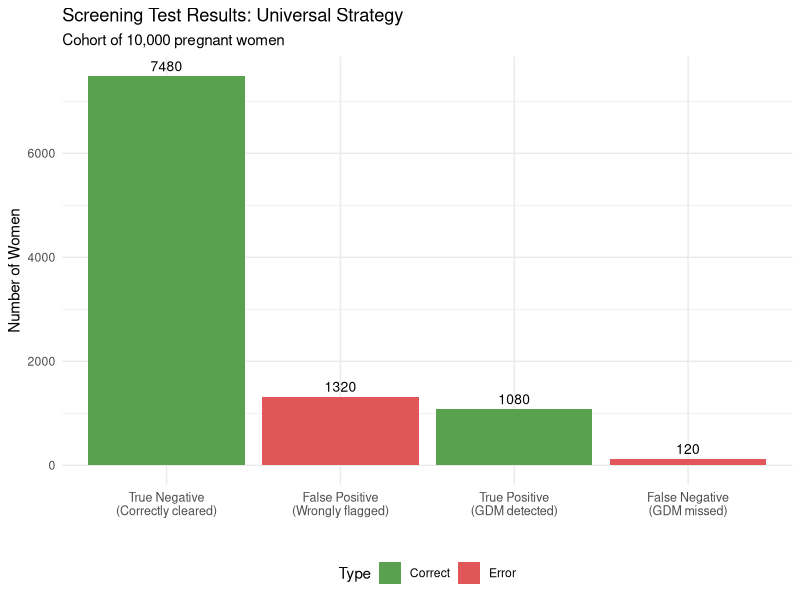
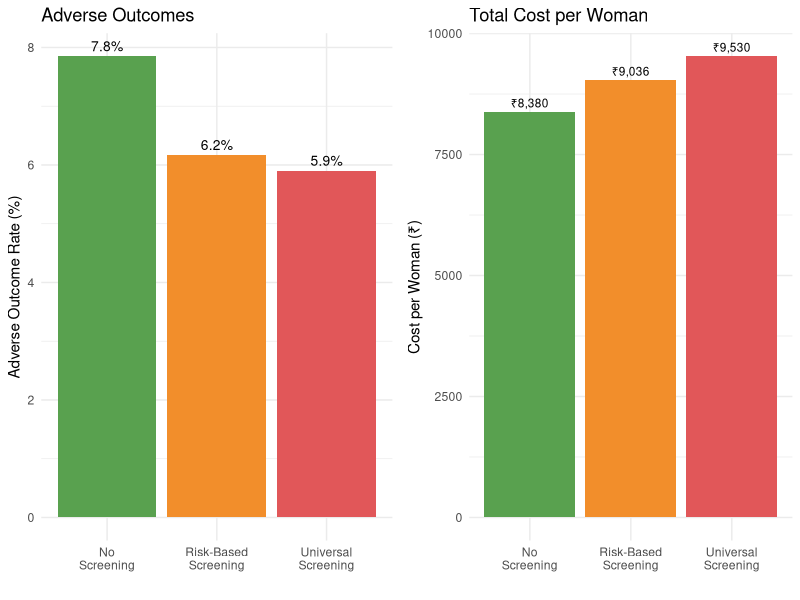
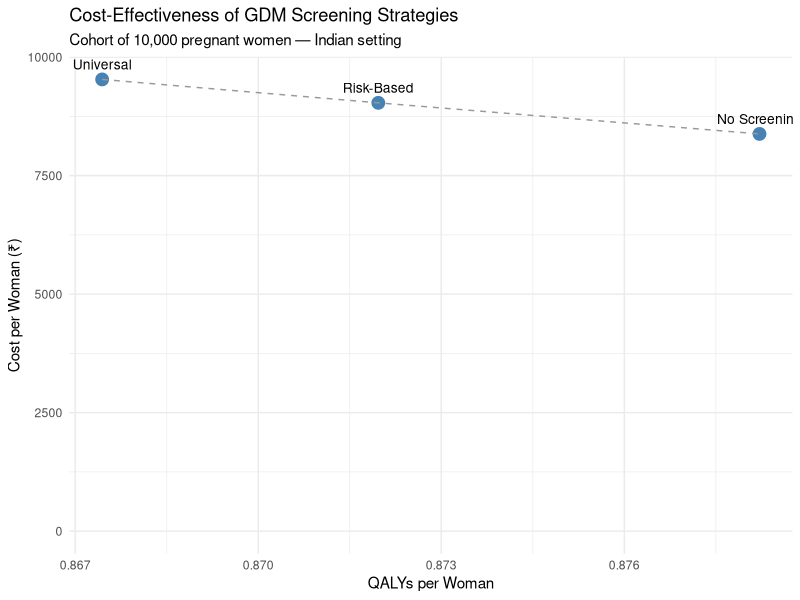

Recreate these plots in R, in order.
## ---- chunk 1
#| label: parameters
#| echo: true

# ============================================================
# MODEL PARAMETERS — Gestational Diabetes Screening in India
# ============================================================

# --- Prevalence ---
# Source: Systematic review, Behboudi-Gandevani et al. 2019;
#         National meta-analysis, Pujitha et al. 2024 (BMC Public Health)
# Indian GDM prevalence ranges 10-14.3%; we use 12% as base case
prev_gdm <- 0.12

# --- Population ---
# We model a cohort of 10,000 pregnant women
n_cohort <- 10000

# --- Risk-based screening coverage ---
# Proportion of women classified as "high risk" and offered screening
# Source: FOGSI guidelines; approximately 55-65% of Indian pregnant women
#         have at least one risk factor
prop_high_risk <- 0.60

# GDM prevalence among high-risk vs low-risk women
# Source: Sreelakshmi et al. 2015 (IJRCOG)
prev_gdm_high_risk <- 0.18
prev_gdm_low_risk  <- 0.03

# --- Test Accuracy: Fasting 75g OGTT (IADPSG criteria) ---
# Source: Defined as the reference standard; near-perfect when properly
#         conducted. We use realistic performance accounting for
#         pre-analytical errors in field conditions.
# Source: Seshiah et al. 2008; Mohan et al. 2014
sens_ogtt <- 0.90   # Sensitivity
spec_ogtt <- 0.85   # Specificity

# --- Screening Costs (₹) ---
# Source: Estimated from public hospital rates, NHM guidelines
cost_ogtt <- 250            # Cost of fasting 75g OGTT per woman
cost_risk_assessment <- 50  # Cost of risk factor assessment per woman

# --- Treatment Cost if GDM Detected (₹) ---
# Includes dietary counselling, glucose monitoring, insulin if needed
# Source: Estimated from Indian tertiary hospital data
cost_gdm_treatment <- 8000

# --- Outcome Probabilities ---
# Probability of adverse outcome (composite: macrosomia, birth injury,
# neonatal ICU admission, pre-eclampsia) if GDM is:
# Source: HAPO study (international); Indian data from Balaji et al. 2011
p_adverse_gdm_treated   <- 0.10  # GDM detected and treated
p_adverse_gdm_untreated <- 0.35  # GDM present but undetected
p_adverse_no_gdm        <- 0.05  # No GDM (background risk)

# --- Costs of Adverse Outcomes (₹) ---
# Source: Estimated from Indian NICU costs, C-section rates
cost_adverse <- 45000   # Average cost of managing adverse outcome
cost_no_adverse <- 5000 # Average cost of normal delivery

# --- Utility Weights (QALYs) ---
# Short-term utility over pregnancy and postpartum period
# Source: Moss et al. 2007 (international); adapted for Indian context
utility_adverse   <- 0.65  # QALY weight if adverse outcome
utility_no_adverse <- 0.90 # QALY weight if no adverse outcome
utility_gdm_treated <- 0.82 # QALY weight for managed GDM (reduced anxiety, monitoring burden)
## ---- chunk 2
#| label: fig-gdm-decision-tree
#| echo: true
#| fig-cap: "Decision tree structure for GDM screening strategies"
#| 
library(DiagrammeR)

grViz("
digraph gdm_tree {
  graph [rankdir=LR, bgcolor='transparent', fontname='Helvetica', nodesep=0.5]
  node [fontname='Helvetica', fontsize=10]
  D [label='Screening\nStrategy', shape=box, style='filled', fillcolor='#4e79a7', fontcolor='white', width=1.2]
  
  # Strategy nodes
  S1 [label='Universal\n Screening\n(All women get OGTT)', shape=box, style='filled,rounded', fillcolor='#59a14f', fontcolor='white']
  S2 [label='Risk-Based\n Screening\n(High-risk get OGTT)', shape=box, style='filled,rounded', fillcolor='#f28e2b', fontcolor='white']
  S3 [label='No Formal\n Screening\n(Clinical detection only)', shape=box, style='filled,rounded', fillcolor='#e15759', fontcolor='white']

  # Chance nodes for Universal
  C1 [label='GDM+\n(prev=12%)', shape=circle, style=filled, fillcolor='#d4e6f1', width=0.8, fontsize=9]
  C2 [label='GDM-\n(88%)', shape=circle, style=filled, fillcolor='#d5f5e3', width=0.8, fontsize=9]
  
  # Test results
  TP [label='Test +\n(Sens=90%)\nTreat', shape=box, style='filled,rounded', fillcolor='#aed6f1', fontsize=9]
  FN [label='Test -\n(10%)\n Missed', shape=box, style='filled,rounded', fillcolor='#f5b7b1', fontsize=9]
  FP [label='Test +\n(1-Spec=15%)\n Unnec. treat', shape=box, style='filled,rounded', fillcolor='#fdebd0', fontsize=9]
  TN [label='Test -\n(Spec=85%)\n Correctly cleared', shape=box, style='filled,rounded', fillcolor='#d5f5e3', fontsize=9]
  
  D -> S1
  D -> S2
  D -> S3

  S1 -> C1
  S1 -> C2
  
  C1 -> TP
  C1 -> FN
  C2 -> FP
  C2 -> TN}")

## ---- chunk 3
#| label: universal-screening
#| echo: true

# --- Universal Screening Strategy ---

# Total number screened
n_screened_universal <- n_cohort

# True disease status
n_gdm_true <- n_cohort * prev_gdm        # Women who truly have GDM
n_no_gdm   <- n_cohort * (1 - prev_gdm)  # Women without GDM

# Test results
true_positive  <- n_gdm_true * sens_ogtt             # GDM detected correctly
false_negative <- n_gdm_true * (1 - sens_ogtt)       # GDM missed
false_positive <- n_no_gdm * (1 - spec_ogtt)         # Wrongly flagged
true_negative  <- n_no_gdm * spec_ogtt               # Correctly cleared

cat("=== Universal Screening Results ===\n")
cat("Total screened:", n_screened_universal, "\n")
cat("True positives (GDM detected):", true_positive, "\n")
cat("False negatives (GDM missed):", false_negative, "\n")
cat("False positives (unnecessary treatment):", false_positive, "\n")
cat("True negatives (correctly cleared):", true_negative, "\n")
## ---- chunk 4
#| label: fig-test-results-universal
#| echo: true
#| fig-cap: "Distribution of screening test results — Universal Screening"

library(ggplot2)

test_results <- data.frame(
  Category = c("True Positive\n(GDM detected)", "False Negative\n(GDM missed)",
                "False Positive\n(Wrongly flagged)", "True Negative\n(Correctly cleared)"),
  Count = c(true_positive, false_negative, false_positive, true_negative),
  Type = c("Correct", "Error", "Error", "Correct")
)

ggplot(test_results, aes(x = reorder(Category, -Count), y = Count, fill = Type)) +
  geom_col() +
  geom_text(aes(label = round(Count)), vjust = -0.5, size = 3.5) +
  scale_fill_manual(values = c("Correct" = "#59a14f", "Error" = "#e15759")) +
  labs(x = "", y = "Number of Women",
       title = "Screening Test Results: Universal Strategy",
       subtitle = paste0("Cohort of ", format(n_cohort, big.mark=","), " pregnant women")) +
  theme_minimal() +
  theme(legend.position = "bottom", axis.text.x = element_text(size = 9))
## ---- chunk 5
#| label: universal-costs
#| echo: true

# --- Costs: Universal Screening ---

# Screening cost: everyone gets OGTT
cost_screening_universal <- n_cohort * cost_ogtt

# Treatment costs: true positives + false positives receive treatment
cost_treatment_universal <- (true_positive + false_positive) * cost_gdm_treatment

# Adverse outcome costs
# True positives: GDM treated → lower adverse probability
adverse_tp <- true_positive * p_adverse_gdm_treated
no_adverse_tp <- true_positive * (1 - p_adverse_gdm_treated)

# False negatives: GDM untreated → higher adverse probability
adverse_fn <- false_negative * p_adverse_gdm_untreated
no_adverse_fn <- false_negative * (1 - p_adverse_gdm_untreated)

# False positives: no GDM but treated → background adverse risk
adverse_fp <- false_positive * p_adverse_no_gdm
no_adverse_fp <- false_positive * (1 - p_adverse_no_gdm)

# True negatives: no GDM, correctly cleared → background risk
adverse_tn <- true_negative * p_adverse_no_gdm
no_adverse_tn <- true_negative * (1 - p_adverse_no_gdm)

# Total adverse outcomes and costs
total_adverse_universal <- adverse_tp + adverse_fn + adverse_fp + adverse_tn
total_no_adverse_universal <- no_adverse_tp + no_adverse_fn + no_adverse_fp + no_adverse_tn

cost_outcomes_universal <- total_adverse_universal * cost_adverse +
                           total_no_adverse_universal * cost_no_adverse

# Total cost
total_cost_universal <- cost_screening_universal + cost_treatment_universal +
                        cost_outcomes_universal

cat("=== Universal Screening: Cost Summary ===\n")
cat("Screening cost: ₹", format(cost_screening_universal, big.mark = ","), "\n")
cat("Treatment cost: ₹", format(cost_treatment_universal, big.mark = ","), "\n")
cat("Outcome costs: ₹", format(round(cost_outcomes_universal), big.mark = ","), "\n")
cat("TOTAL COST: ₹", format(round(total_cost_universal), big.mark = ","), "\n")
cat("\nAdverse outcomes:", round(total_adverse_universal), "out of", n_cohort, "\n")
## ---- chunk 6
#| label: universal-qalys
#| echo: true

# --- QALYs: Universal Screening ---

# QALYs by group
qaly_tp <- true_positive * ((1 - p_adverse_gdm_treated) * utility_gdm_treated +
           p_adverse_gdm_treated * utility_adverse)
qaly_fn <- false_negative * ((1 - p_adverse_gdm_untreated) * utility_no_adverse +
           p_adverse_gdm_untreated * utility_adverse)
qaly_fp <- false_positive * ((1 - p_adverse_no_gdm) * utility_gdm_treated +
           p_adverse_no_gdm * utility_adverse)
qaly_tn <- true_negative * ((1 - p_adverse_no_gdm) * utility_no_adverse +
           p_adverse_no_gdm * utility_adverse)

total_qaly_universal <- qaly_tp + qaly_fn + qaly_fp + qaly_tn

cat("Total QALYs (Universal Screening):", round(total_qaly_universal, 1), "\n")
cat("Mean QALY per woman:", round(total_qaly_universal / n_cohort, 4), "\n")
## ---- chunk 7
#| label: risk-based
#| echo: true

# --- Risk-Based Screening Strategy ---

n_high_risk <- n_cohort * prop_high_risk
n_low_risk  <- n_cohort * (1 - prop_high_risk)

# Among high-risk women
n_gdm_hr    <- n_high_risk * prev_gdm_high_risk
n_no_gdm_hr <- n_high_risk * (1 - prev_gdm_high_risk)

tp_hr <- n_gdm_hr * sens_ogtt
fn_hr <- n_gdm_hr * (1 - sens_ogtt)
fp_hr <- n_no_gdm_hr * (1 - spec_ogtt)
tn_hr <- n_no_gdm_hr * spec_ogtt

# Among low-risk women (NOT screened — GDM undetected)
n_gdm_lr    <- n_low_risk * prev_gdm_low_risk
n_no_gdm_lr <- n_low_risk * (1 - prev_gdm_low_risk)

cat("=== Risk-Based Screening Results ===\n")
cat("High-risk women screened:", n_high_risk, "\n")
cat("Low-risk women NOT screened:", n_low_risk, "\n")
cat("GDM detected (high-risk true positives):", tp_hr, "\n")
cat("GDM missed in high-risk (false negatives):", fn_hr, "\n")
cat("GDM missed in low-risk (never screened):", n_gdm_lr, "\n")
cat("Total GDM missed:", fn_hr + n_gdm_lr, "\n")
## ---- chunk 8
#| label: risk-based-costs
#| echo: true

# --- Costs: Risk-Based Screening ---

# Screening cost: risk assessment for all, OGTT only for high-risk
cost_screening_risk <- n_cohort * cost_risk_assessment + n_high_risk * cost_ogtt

# Treatment cost: only high-risk true positives + false positives
cost_treatment_risk <- (tp_hr + fp_hr) * cost_gdm_treatment

# Adverse outcomes
# High-risk: detected GDM (treated)
adverse_tp_hr <- tp_hr * p_adverse_gdm_treated
# High-risk: missed GDM (untreated)
adverse_fn_hr <- fn_hr * p_adverse_gdm_untreated
# High-risk: false positives (background risk)
adverse_fp_hr <- fp_hr * p_adverse_no_gdm
# High-risk: true negatives
adverse_tn_hr <- tn_hr * p_adverse_no_gdm
# Low-risk: undetected GDM
adverse_gdm_lr <- n_gdm_lr * p_adverse_gdm_untreated
# Low-risk: no GDM
adverse_no_gdm_lr <- n_no_gdm_lr * p_adverse_no_gdm

total_adverse_risk <- adverse_tp_hr + adverse_fn_hr + adverse_fp_hr +
                      adverse_tn_hr + adverse_gdm_lr + adverse_no_gdm_lr

total_no_adverse_risk <- n_cohort - total_adverse_risk  # Simplified

cost_outcomes_risk <- total_adverse_risk * cost_adverse +
                      total_no_adverse_risk * cost_no_adverse

total_cost_risk <- cost_screening_risk + cost_treatment_risk + cost_outcomes_risk

cat("=== Risk-Based Screening: Cost Summary ===\n")
cat("Screening cost: ₹", format(cost_screening_risk, big.mark = ","), "\n")
cat("Treatment cost: ₹", format(round(cost_treatment_risk), big.mark = ","), "\n")
cat("Outcome costs: ₹", format(round(cost_outcomes_risk), big.mark = ","), "\n")
cat("TOTAL COST: ₹", format(round(total_cost_risk), big.mark = ","), "\n")
cat("\nAdverse outcomes:", round(total_adverse_risk), "out of", n_cohort, "\n")
## ---- chunk 9
#| label: risk-based-qalys
#| echo: true

# --- QALYs: Risk-Based Screening ---

qaly_tp_hr <- tp_hr * ((1 - p_adverse_gdm_treated) * utility_gdm_treated +
              p_adverse_gdm_treated * utility_adverse)
qaly_fn_hr <- fn_hr * ((1 - p_adverse_gdm_untreated) * utility_no_adverse +
              p_adverse_gdm_untreated * utility_adverse)
qaly_fp_hr <- fp_hr * ((1 - p_adverse_no_gdm) * utility_gdm_treated +
              p_adverse_no_gdm * utility_adverse)
qaly_tn_hr <- tn_hr * ((1 - p_adverse_no_gdm) * utility_no_adverse +
              p_adverse_no_gdm * utility_adverse)
qaly_gdm_lr <- n_gdm_lr * ((1 - p_adverse_gdm_untreated) * utility_no_adverse +
               p_adverse_gdm_untreated * utility_adverse)
qaly_no_gdm_lr <- n_no_gdm_lr * ((1 - p_adverse_no_gdm) * utility_no_adverse +
                  p_adverse_no_gdm * utility_adverse)

total_qaly_risk <- qaly_tp_hr + qaly_fn_hr + qaly_fp_hr +
                   qaly_tn_hr + qaly_gdm_lr + qaly_no_gdm_lr

cat("Total QALYs (Risk-Based Screening):", round(total_qaly_risk, 1), "\n")
cat("Mean QALY per woman:", round(total_qaly_risk / n_cohort, 4), "\n")
## ---- chunk 10
#| label: no-screening
#| echo: true

# --- No Screening Strategy ---

# Detection rate through clinical presentation alone
detection_rate_clinical <- 0.25

n_gdm_total <- n_cohort * prev_gdm
n_no_gdm_total <- n_cohort * (1 - prev_gdm)

n_gdm_detected_clinical <- n_gdm_total * detection_rate_clinical
n_gdm_undetected <- n_gdm_total * (1 - detection_rate_clinical)

# Costs: no screening cost, treatment only for clinically detected
cost_screening_none <- 0
cost_treatment_none <- n_gdm_detected_clinical * cost_gdm_treatment

# Adverse outcomes
adverse_detected <- n_gdm_detected_clinical * p_adverse_gdm_treated
adverse_undetected <- n_gdm_undetected * p_adverse_gdm_untreated
adverse_no_gdm_none <- n_no_gdm_total * p_adverse_no_gdm

total_adverse_none <- adverse_detected + adverse_undetected + adverse_no_gdm_none
total_no_adverse_none <- n_cohort - total_adverse_none

cost_outcomes_none <- total_adverse_none * cost_adverse +
                      total_no_adverse_none * cost_no_adverse

total_cost_none <- cost_screening_none + cost_treatment_none + cost_outcomes_none

# QALYs
qaly_detected <- n_gdm_detected_clinical * ((1 - p_adverse_gdm_treated) * utility_gdm_treated +
                 p_adverse_gdm_treated * utility_adverse)
qaly_undetected <- n_gdm_undetected * ((1 - p_adverse_gdm_untreated) * utility_no_adverse +
                   p_adverse_gdm_untreated * utility_adverse)
qaly_no_gdm_none <- n_no_gdm_total * ((1 - p_adverse_no_gdm) * utility_no_adverse +
                    p_adverse_no_gdm * utility_adverse)

total_qaly_none <- qaly_detected + qaly_undetected + qaly_no_gdm_none

cat("=== No Screening: Results ===\n")
cat("GDM detected clinically:", n_gdm_detected_clinical, "out of", n_gdm_total, "\n")
cat("TOTAL COST: ₹", format(round(total_cost_none), big.mark = ","), "\n")
cat("Adverse outcomes:", round(total_adverse_none), "out of", n_cohort, "\n")
cat("Total QALYs:", round(total_qaly_none, 1), "\n")
## ---- chunk 11
#| label: comparison
#| echo: true

# --- Summary Comparison ---
library(knitr)

results <- data.frame(
  Strategy = c("Universal Screening", "Risk-Based Screening", "No Screening"),
  Total_Cost = c(total_cost_universal, total_cost_risk, total_cost_none),
  Total_QALYs = c(total_qaly_universal, total_qaly_risk, total_qaly_none),
  Adverse_Outcomes = c(total_adverse_universal, total_adverse_risk, total_adverse_none)
)

# Format for display
results$Cost_per_Woman <- results$Total_Cost / n_cohort
results$QALY_per_Woman <- results$Total_QALYs / n_cohort
results$Adverse_Rate <- paste0(round(results$Adverse_Outcomes / n_cohort * 100, 1), "%")

results$Total_Cost <- paste0("₹", format(round(results$Total_Cost), big.mark = ","))

kable(results[, c("Strategy", "Total_Cost", "QALY_per_Woman", "Adverse_Rate")],
      col.names = c("Strategy", "Total Cost (cohort)", "QALY per Woman", "Adverse Outcome Rate"),
      digits = 4,
      caption = "Comparison of GDM Screening Strategies (cohort of 10,000 women)")
## ---- chunk 12
#| label: fig-adverse-comparison
#| echo: true
#| fig-cap: "Adverse outcome rates and costs across screening strategies"

adverse_data <- data.frame(
  Strategy = c("Universal\nScreening", "Risk-Based\nScreening", "No\nScreening"),
  Adverse_Rate = c(total_adverse_universal / n_cohort * 100,
                   total_adverse_risk / n_cohort * 100,
                   total_adverse_none / n_cohort * 100),
  Cost_Per_Woman = c(total_cost_universal / n_cohort,
                     total_cost_risk / n_cohort,
                     total_cost_none / n_cohort)
)

library(gridExtra)

p1 <- ggplot(adverse_data, aes(x = Strategy, y = Adverse_Rate, fill = Strategy)) +
  geom_col(show.legend = FALSE) +
  geom_text(aes(label = paste0(round(Adverse_Rate, 1), "%")), vjust = -0.5, size = 3.5) +
  scale_fill_manual(values = c("#59a14f", "#f28e2b", "#e15759")) +
  labs(x = "", y = "Adverse Outcome Rate (%)",
       title = "Adverse Outcomes") +
  theme_minimal()

p2 <- ggplot(adverse_data, aes(x = Strategy, y = Cost_Per_Woman, fill = Strategy)) +
  geom_col(show.legend = FALSE) +
  geom_text(aes(label = paste0("₹", format(round(Cost_Per_Woman), big.mark=","))), vjust = -0.5, size = 3) +
  scale_fill_manual(values = c("#59a14f", "#f28e2b", "#e15759")) +
  labs(x = "", y = "Cost per Woman (₹)",
       title = "Total Cost per Woman") +
  theme_minimal()

grid.arrange(p1, p2, ncol = 2)
## ---- chunk 13
#| label: icers
#| echo: true

library(knitr)

# --- ICER Calculations ---
# Using no screening as the reference comparator

# Risk-based vs No screening
inc_cost_risk_vs_none <- total_cost_risk - total_cost_none
inc_qaly_risk_vs_none <- total_qaly_risk - total_qaly_none
icer_risk_vs_none <- inc_cost_risk_vs_none / inc_qaly_risk_vs_none

# Universal vs No screening
inc_cost_univ_vs_none <- total_cost_universal - total_cost_none
inc_qaly_univ_vs_none <- total_qaly_universal - total_qaly_none
icer_univ_vs_none <- inc_cost_univ_vs_none / inc_qaly_univ_vs_none

# Universal vs Risk-based
inc_cost_univ_vs_risk <- total_cost_universal - total_cost_risk
inc_qaly_univ_vs_risk <- total_qaly_universal - total_qaly_risk
icer_univ_vs_risk <- inc_cost_univ_vs_risk / inc_qaly_univ_vs_risk

# WTP threshold
wtp_india <- 170000

# --- 4-quadrant ICER interpretation ---
interpret_icer <- function(dc, dq, wtp) {
  if (dc < 0 & dq > 0) return("DOMINANT")
  if (dc > 0 & dq < 0) return("DOMINATED")
  if (dc > 0 & dq > 0) return(if (dc/dq < wtp) "Cost-effective" else "Not CE")
  return("Trade-off (cheaper but worse)")
}

# Summary table
kable(data.frame(
  Comparison = c("Risk-Based vs No Screening",
                 "Universal vs No Screening",
                 "Universal vs Risk-Based"),
  `Incr Cost/woman (₹)` = c(
    paste0("₹", format(round(inc_cost_risk_vs_none / n_cohort), big.mark = ",")),
    paste0("₹", format(round(inc_cost_univ_vs_none / n_cohort), big.mark = ",")),
    paste0("₹", format(round(inc_cost_univ_vs_risk / n_cohort), big.mark = ","))
  ),
  `Incr QALYs/woman` = c(
    round(inc_qaly_risk_vs_none / n_cohort, 4),
    round(inc_qaly_univ_vs_none / n_cohort, 4),
    round(inc_qaly_univ_vs_risk / n_cohort, 4)
  ),
  `ICER (₹/QALY)` = c(
    paste0("₹", format(round(icer_risk_vs_none), big.mark = ",")),
    paste0("₹", format(round(icer_univ_vs_none), big.mark = ",")),
    paste0("₹", format(round(icer_univ_vs_risk), big.mark = ","))
  ),
  Conclusion = c(
    interpret_icer(inc_cost_risk_vs_none, inc_qaly_risk_vs_none, wtp_india),
    interpret_icer(inc_cost_univ_vs_none, inc_qaly_univ_vs_none, wtp_india),
    interpret_icer(inc_cost_univ_vs_risk, inc_qaly_univ_vs_risk, wtp_india)
  ),
  check.names = FALSE
), align = "lrrrr",
   caption = paste0("Incremental cost-effectiveness (WTP = ₹", format(wtp_india, big.mark = ","), "/QALY)"))
## ---- chunk 14
#| label: nmb
#| echo: true

# NMB = WTP × QALYs − Cost (per woman)
nmb_none <- wtp_india * (total_qaly_none / n_cohort) - (total_cost_none / n_cohort)
nmb_risk <- wtp_india * (total_qaly_risk / n_cohort) - (total_cost_risk / n_cohort)
nmb_univ <- wtp_india * (total_qaly_universal / n_cohort) - (total_cost_universal / n_cohort)

kable(data.frame(
  Strategy = c("No Screening", "Risk-Based Screening", "Universal Screening"),
  `NMB per woman (₹)` = c(
    paste0("₹", format(round(nmb_none), big.mark = ",")),
    paste0("₹", format(round(nmb_risk), big.mark = ",")),
    paste0("₹", format(round(nmb_univ), big.mark = ","))
  ),
  Ranking = rank(-c(nmb_none, nmb_risk, nmb_univ)),
  check.names = FALSE
), align = "lrr",
   caption = paste0("Net Monetary Benefit (WTP = ₹", format(wtp_india, big.mark = ","), "/QALY) — highest NMB is optimal"))
## ---- chunk 15
#| label: results-plot
#| echo: true
#| fig-cap: "Cost-effectiveness comparison of GDM screening strategies"

library(ggplot2)

plot_data <- data.frame(
  Strategy = c("No Screening", "Risk-Based", "Universal"),
  Cost = c(total_cost_none / n_cohort,
           total_cost_risk / n_cohort,
           total_cost_universal / n_cohort),
  QALY = c(total_qaly_none / n_cohort,
           total_qaly_risk / n_cohort,
           total_qaly_universal / n_cohort)
)

ggplot(plot_data, aes(x = QALY, y = Cost, label = Strategy)) +
  geom_point(size = 4, colour = "steelblue") +
  geom_text(vjust = -1, hjust = 0.5, size = 3.5) +
  geom_line(linetype = "dashed", colour = "grey60") +
  labs(
    x = "QALYs per Woman",
    y = "Cost per Woman (₹)",
    title = "Cost-Effectiveness of GDM Screening Strategies",
    subtitle = "Cohort of 10,000 pregnant women — Indian setting"
  ) +
  theme_minimal() +
  expand_limits(y = 0)
